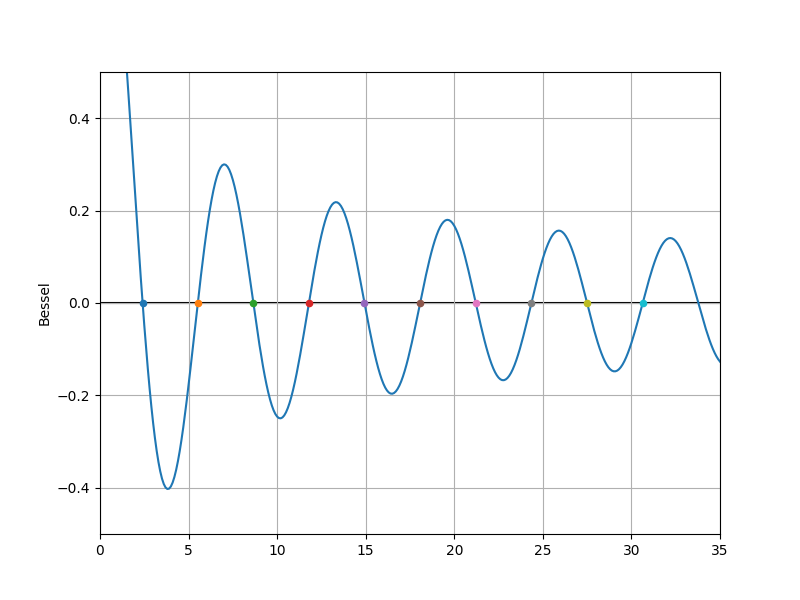

The Python source for this figure:
import numpy as np

eps = 1e-8

def zeroin(f, a, b):
    a, b = np.float64(a), np.float64(b)
    F = lambda x: f(x)
    fa, fb = F(a), F(b)
    if np.sign(fa) == np.sign(fb):
        raise Exception('same sign')
    c, fc = a, fa
    e = d = b - c
    step = 0
    while fb != 0:
        if np.sign(fa) == np.sign(fb):
            a, fa = c, fc
            e = d = b - c
        if np.abs(fa) < np.abs(fb):
            a, b = b, a
            fa, fb = fb, fa
        m = (a - b) / 2
        tol = 2. * eps * max(np.abs(b), 1.)

        if np.abs(m) <= tol or fb == 0.0: # quit
            break
        if np.abs(e) < tol or np.abs(fc) <= np.abs(fb):
            d = e = m
        else:
            s = fb / fc
            if (a == c):
                p = 2. * m * s
                q = 1. - s
            else:
                q, r = fc / fa, fb / fa
                p = s * (2. * m * q * (q - r) - (b - c) * (r - 1.))
                q = (q - 1.) * (r - 1.) * (s - 1.)
            if p > 0:
                q = -q
            else:
                p = -p
            if 2. * p < 3. * m * q - np.abs(tol * q) and p < np.abs(e * q / 2):
                e, d = d, p / q
            else:
                d = e = m
        
        # next iteration
        step += 1
        c, fc = b, fb
        if np.abs(d) > tol:
            b = b + d
        else:
            b = b - np.sign(b - a) * tol
        fb = F(b)
    
    b = np.float128(b)
    print(f'zeroin method took {step} steps to solve the equation: {b:.8f}')
    return b

from mpmath import besselj
import matplotlib.pyplot as plt

j0 = lambda x: besselj(0, x)
x = [.1 * i for i in range(351)]
y = list(map(j0, x))

_, ax = plt.subplots(figsize=(8, 6))
ax.set_xlim((0, 35))
ax.set_ylim((-0.5, 0.5))
ax.set_ylabel('Bessel')
plt.plot(x, y, zorder=2)
plt.grid(True)
plt.axhline(0, color='black', zorder=1)
plt.show()

intervals = [
    (0, 5), (5, 8), (8, 10), (10, 13), (13, 16), 
    (16, 20), (20, 22), (22, 25), (25, 30), (30, 32)
]

zeros = [zeroin(j0, *interval) for interval in intervals]

_, ax = plt.subplots(figsize=(8, 6))
ax.set_xlim((0, 35))
ax.set_ylim((-0.5, 0.5))
ax.set_ylabel('Bessel')
plt.plot(x, y, zorder=2)
plt.grid(True)
plt.axhline(0, color='black', zorder=1)
for zero in zeros:
    plt.scatter(zero, 0, s=20, zorder=3)
plt.savefig('2-3.png')
plt.show()